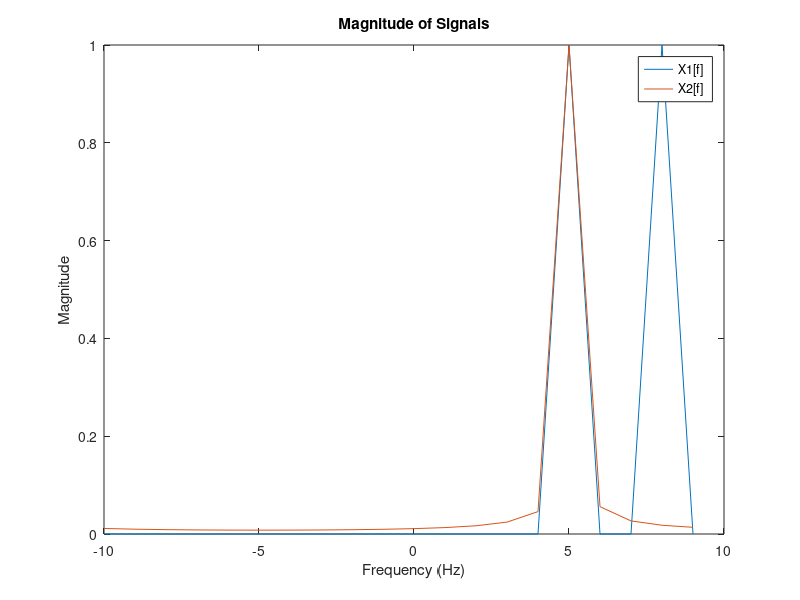

The MATLAB script that drew this image:
fs=20;
T = 1;
N = fs * T;
t = linspace(0, T-T/N, N);
f = linspace(-fs/2, fs/2-fs/N, N);
x1=exp(1j*2*5*pi*t)+exp(1j*2*8*pi*t);
x2=exp(1j*2*5*pi*t)+exp(1j*2*5.1*pi*t);
X1 = fftshift(fft(x1));
X1=X1/max(abs(X1));
X2 = fftshift(fft(x2));
X2=X2/max(abs(X2));
plot(f,abs(X1));
hold on;
plot(f,abs(X2/max(abs(X2))));
title('Magnitude of Signals');
xlabel('Frequency (Hz)');
legend(['X1[f]';'X2[f]'])
ylabel 'Magnitude'
hold off;